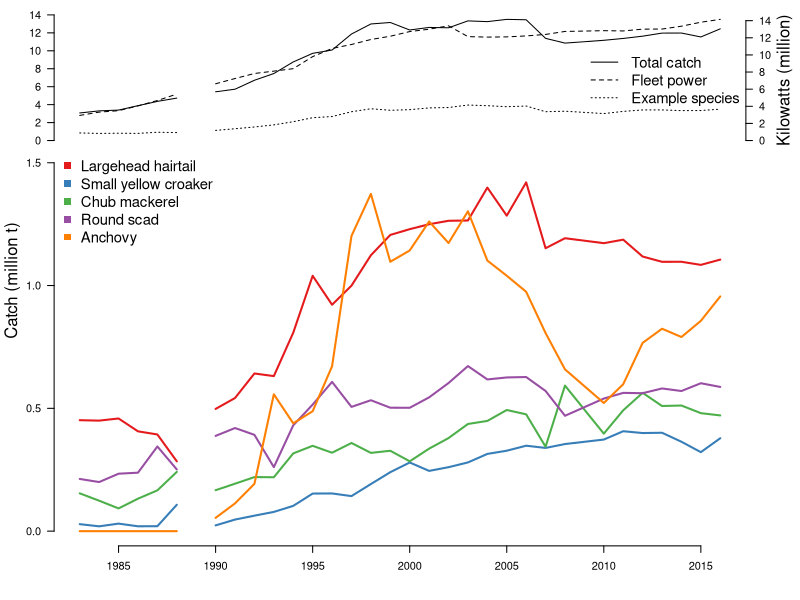
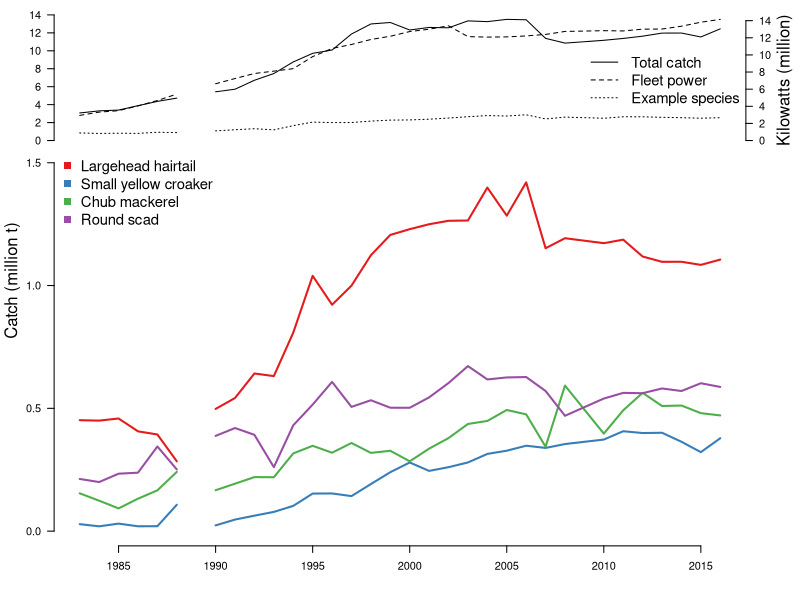

The R script that drew these images, in order:
fish_dat<-read.csv("catch_data.csv")

library(dplyr)
library(RColorBrewer)
#======================================
# Figure with anchovies
#===========================================
Totals<- fish_dat%>%
  group_by(Year) %>%
  summarise(Power=sum(Kilowatts,na.rm=T)/1000000,
            Catch = sum(all_fisheries_catch,na.rm=T)/1000000,
            hairtail = sum(largehead_hairtail_catch,na.rm=T)/1000000,
            syc = sum(small_yellow_croaker_catch,na.rm=T)/1000000, 
            chub = sum(chub_mackerel_catch,na.rm=T)/1000000,
            scad = sum(round_scad_catch,na.rm=T)/1000000,
            anchovy = sum(anchovy_catch,na.rm=T)/1000000,
            sub = sum(largehead_hairtail_catch,chub_mackerel_catch,small_yellow_croaker_catch,round_scad_catch,
                      anchovy_catch,na.rm=T)/1000000)

incol<-brewer.pal(5,"Set1")
mat<-c(1,2,2,2)
png("catch_history.png",res=1200,units='in',width=4,height=7)
layout(mat)
par(mar=c(.1,.1,.1,.1),oma=c(4,4,1,4))
Totals[Totals$Year ==1989, ]<-NA
plot(Totals$Catch~Totals$Year,type="l",ylim=c(0,max(Totals$Catch,na.rm=T)),
     las=1,ylab='',xlab='',xaxt='n',bty='n')
lines(Totals$sub~Totals$Year,lty=3)

par(new=TRUE)
plot(Totals$Power~Totals$Year,type="l",ylim=c(0,max(Totals$Power,na.rm=T)),las=1,
     yaxt='n',lty=2,ylab='',xlab='',xaxt='n',bty='n')
mtext(side=4,line=2.5,"Kilowatts (million)")
axis(side=4,las=1)
legend("right",bty='n',lty=c(1,2,3),legend=c("Total catch","Fleet power","Example species"),
       cex=1.35)

plot(unlist(Totals[,4])~Totals$Year,type="l",ylim=c(0,1.5),las=1,ylab='',xlab='',col=incol[1],lwd=2,bty='n')

for(x in c(1:4))
  lines(unlist(Totals[,x+4])~Totals$Year,col=incol[x+1],lwd=2)
mtext(side=2,outer=T,"Catch (million t)",line=2.5)

legend("topleft",bty='n',col=incol,pch=15,
       legend=c("Largehead hairtail","Small yellow croaker","Chub mackerel","Round scad","Anchovy"),
       cex=1.35)

dev.off()



#======================================
# Alternative figure
#===========================================
Totals<- fish_dat%>%
  group_by(Year) %>%
  summarise(Power=sum(Kilowatts,na.rm=T)/1000000,
            Catch = sum(all_fisheries_catch,na.rm=T)/1000000,
            hairtail = sum(largehead_hairtail_catch,na.rm=T)/1000000,
            syc = sum(small_yellow_croaker_catch,na.rm=T)/1000000, 
            chub = sum(chub_mackerel_catch,na.rm=T)/1000000,
            scad = sum(round_scad_catch,na.rm=T)/1000000,
            sub = sum(largehead_hairtail_catch,chub_mackerel_catch,small_yellow_croaker_catch,round_scad_catch,na.rm=T)/1000000)

incol<-brewer.pal(5,"Set1")
mat<-c(1,2,2,2)
png("figures/figure_1.png",res=1200,units='in',width=4,height=7)
layout(mat)
par(mar=c(.1,.1,.1,.1),oma=c(4,4,1,4))
Totals[Totals$Year ==1989, ]<-NA
plot(Totals$Catch~Totals$Year,type="l",ylim=c(0,max(Totals$Catch,na.rm=T)),
     las=1,ylab='',xlab='',xaxt='n',bty='n')
lines(Totals$sub~Totals$Year,lty=3)

par(new=TRUE)
plot(Totals$Power~Totals$Year,type="l",ylim=c(0,max(Totals$Power,na.rm=T)),las=1,
     yaxt='n',lty=2,ylab='',xlab='',xaxt='n',bty='n')
mtext(side=4,line=2.5,"Kilowatts (million)")
axis(side=4,las=1)
legend("right",bty='n',lty=c(1,2,3),legend=c("Total catch","Fleet power","Example species"),
       cex=1.35)

plot(unlist(Totals[,4])~Totals$Year,type="l",ylim=c(0,1.5),las=1,ylab='',xlab='',col=incol[1],lwd=2,bty='n')

for(x in c(1:3))
  lines(unlist(Totals[,x+4])~Totals$Year,col=incol[x+1],lwd=2)
mtext(side=2,outer=T,"Catch (million t)",line=2.5)

legend("topleft",bty='n',col=incol,pch=15,
       legend=c("Largehead hairtail","Small yellow croaker","Chub mackerel","Round scad"),
       cex=1.35)

dev.off()

